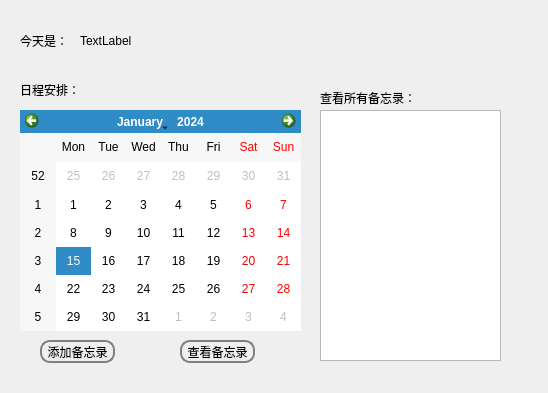
<?xml version="1.0" encoding="UTF-8"?>
<ui version="4.0">
 <class>work</class>
 <widget class="QDialog" name="work">
  <property name="geometry">
   <rect>
    <x>0</x>
    <y>0</y>
    <width>548</width>
    <height>393</height>
   </rect>
  </property>
  <property name="windowTitle">
   <string>Dialog</string>
  </property>
  <property name="styleSheet">
   <string notr="true">QPushButton{
    border:2px solid gray;
    border-radius: 10px;
}
QPushButton:hover{
    color:white;
    background: rgb(52, 203, 147);
}  

QPushButton:checked
{
    color:white;
    background:black;
}
</string>
  </property>
  <widget class="QCalendarWidget" name="calendarWidget">
   <property name="geometry">
    <rect>
     <x>20</x>
     <y>110</y>
     <width>281</width>
     <height>221</height>
    </rect>
   </property>
   <property name="styleSheet">
    <string notr="true">QcalendarWidget::item:selected {
     border: 1px solid #6a6ea9;
}
QcalendarWidget::item:selected:!active {
     background: qlineargradient(x1: 0, y1: 0, x2: 0, y2: 1,
                                 stop: 0 #ABAFE5, stop: 1 #8588B2);
}
QcalendarWidget::item:selected:active {
     background: qlineargradient(x1: 0, y1: 0, x2: 0, y2: 1,
                                 stop: 0 #6a6ea9, stop: 1 #888dd9);
}</string>
   </property>
  </widget>
  <widget class="QPushButton" name="add_work">
   <property name="geometry">
    <rect>
     <x>40</x>
     <y>340</y>
     <width>75</width>
     <height>23</height>
    </rect>
   </property>
   <property name="text">
    <string>添加备忘录</string>
   </property>
  </widget>
  <widget class="QPushButton" name="show_all_work">
   <property name="geometry">
    <rect>
     <x>180</x>
     <y>340</y>
     <width>75</width>
     <height>23</height>
    </rect>
   </property>
   <property name="text">
    <string>查看备忘录</string>
   </property>
  </widget>
  <widget class="QLabel" name="day_work_show">
   <property name="geometry">
    <rect>
     <x>90</x>
     <y>81</y>
     <width>181</width>
     <height>20</height>
    </rect>
   </property>
   <property name="text">
    <string/>
   </property>
  </widget>
  <widget class="QTextBrowser" name="textBrowser">
   <property name="geometry">
    <rect>
     <x>320</x>
     <y>110</y>
     <width>181</width>
     <height>251</height>
    </rect>
   </property>
  </widget>
  <widget class="QLabel" name="today_date">
   <property name="geometry">
    <rect>
     <x>80</x>
     <y>30</y>
     <width>341</width>
     <height>21</height>
    </rect>
   </property>
   <property name="text">
    <string>TextLabel</string>
   </property>
  </widget>
  <widget class="QLabel" name="label_3">
   <property name="geometry">
    <rect>
     <x>20</x>
     <y>30</y>
     <width>61</width>
     <height>21</height>
    </rect>
   </property>
   <property name="text">
    <string>今天是：</string>
   </property>
  </widget>
  <widget class="QLabel" name="label">
   <property name="geometry">
    <rect>
     <x>320</x>
     <y>90</y>
     <width>101</width>
     <height>16</height>
    </rect>
   </property>
   <property name="text">
    <string>查看所有备忘录：</string>
   </property>
  </widget>
  <widget class="QLabel" name="label_2">
   <property name="geometry">
    <rect>
     <x>20</x>
     <y>80</y>
     <width>61</width>
     <height>20</height>
    </rect>
   </property>
   <property name="text">
    <string>日程安排：</string>
   </property>
  </widget>
 </widget>
 <resources/>
 <connections/>
</ui>
